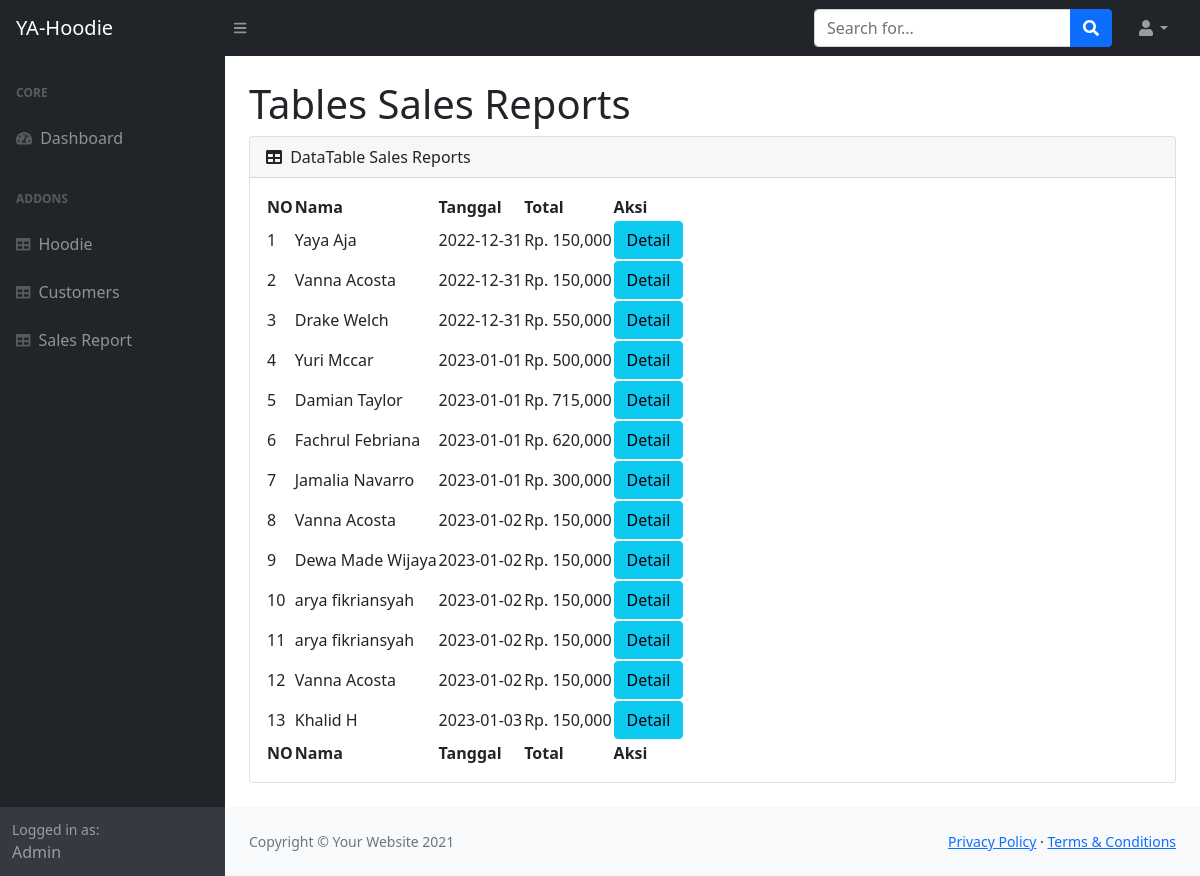
Before: /yahoodie/dataPembelian.php with the older database file.
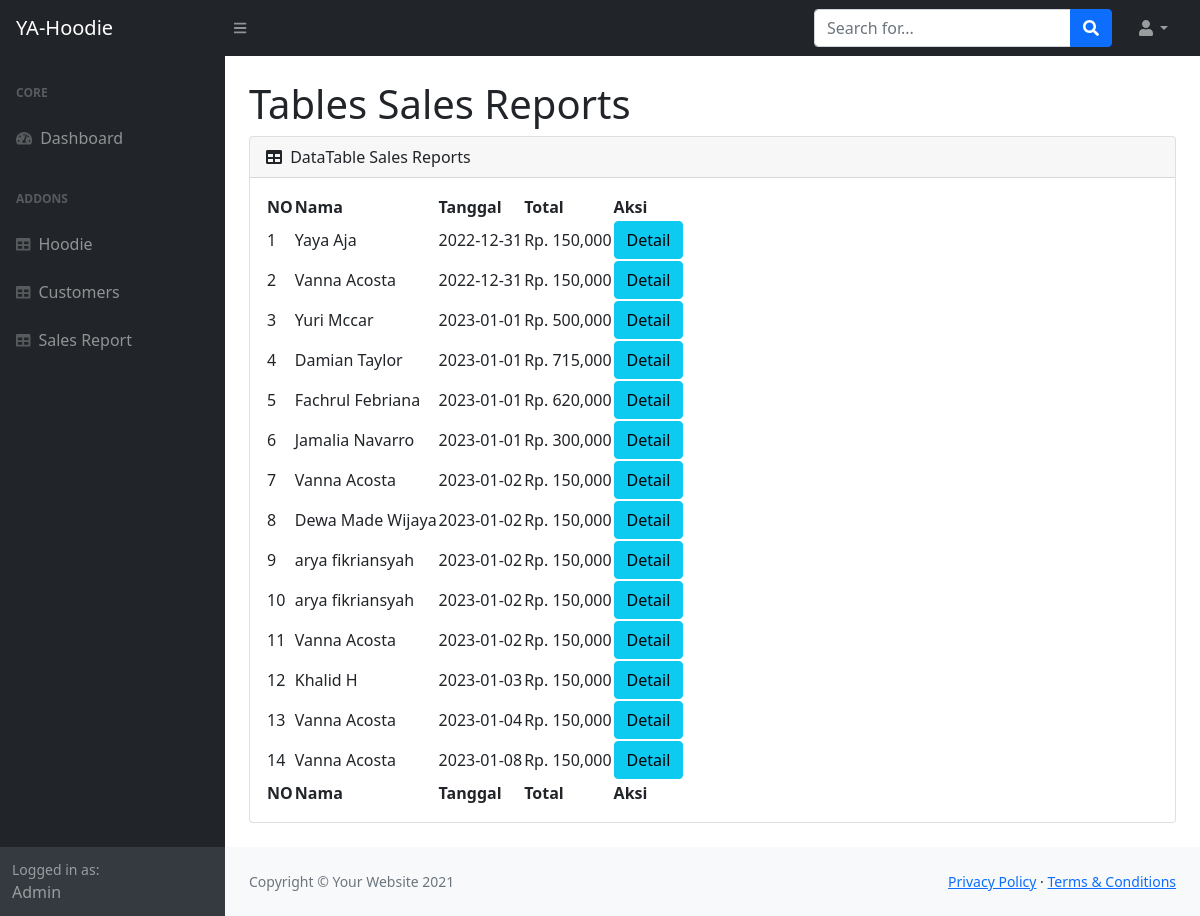
After: the same page with the newer database file.
### tables this page shows
CREATE TABLE `pembelian` (
  `id_pembelian` int NOT NULL,
  `idUser` int NOT NULL,
  `tanggal_pembelian` date NOT NULL,
  `total_pembelian` int NOT NULL,
  `alamat` varchar(255) NOT NULL
);

CREATE TABLE `users` (
  `idUser` int NOT NULL,
  `fullname` varchar(255) NOT NULL,
  `username` varchar(255) NOT NULL,
  `password` varchar(255) NOT NULL
);

### yahoodie/dataPembelian.php (the view, shortened to what this page needs)
<!DOCTYPE html>
<html lang="en">
    <head>
        <link href="https://cdn.jsdelivr.net/npm/simple-datatables@latest/dist/style.css" rel="stylesheet" />
        <link href="css/styles-sb-admin.css" rel="stylesheet" />
    </head>
    <body>
        <nav class="sb-topnav navbar navbar-expand navbar-dark bg-dark">
            <a class="navbar-brand ps-3" href="dashboardAd">YA-Hoodie</a>
            <button class="btn btn-link btn-sm order-1 order-lg-0 me-4 me-lg-0" id="sidebarToggle" href="#!"><i class="fas fa-bars"></i></button>
            <form class="d-none d-md-inline-block form-inline ms-auto me-0 me-md-3 my-2 my-md-0">
                <div class="input-group">
                    <input class="form-control" type="text" placeholder="Search for..." aria-label="Search for..." aria-describedby="btnNavbarSearch" />
                    <button class="btn btn-primary" id="btnNavbarSearch" type="button"><i class="fas fa-search"></i></button>
                </div>
            </form>
            <ul class="navbar-nav ms-auto ms-md-0 me-3 me-lg-4">
                <li class="nav-item dropdown">
                    <a class="nav-link dropdown-toggle" id="navbarDropdown" href="#" role="button" data-bs-toggle="dropdown" aria-expanded="false"><i class="fas fa-user fa-fw"></i></a>
                </li>
            </ul>
        </nav>
    <div id="layoutSidenav">
            <div id="layoutSidenav_nav">
                <nav class="sb-sidenav accordion sb-sidenav-dark" id="sidenavAccordion">
                    <div class="sb-sidenav-menu">
                        <div class="nav">
                            <div class="sb-sidenav-menu-heading">Core</div>
                            <a class="nav-link" href="dashboardAd.php">
                                <div class="sb-nav-link-icon"><i class="fas fa-tachometer-alt"></i></div>
                                Dashboard
                            </a>
                            <div class="sb-sidenav-menu-heading">Addons</div>
                            <a class="nav-link" href="dataHoodie.php">
                                <div class="sb-nav-link-icon"><i class="fas fa-table"></i></div>
                                Hoodie
                            </a>
                            <a class="nav-link" href="dataPelanggan.php">
                                <div class="sb-nav-link-icon"><i class="fas fa-table"></i></div>
                                Customers
                            </a>
                            <a class="nav-link" href="dataPembelian.php">
                                <div class="sb-nav-link-icon"><i class="fas fa-table"></i></div>
                                Sales Report
                            </a>
                        </div>
                    </div>
                    <div class="sb-sidenav-footer">
                        <div class="small">Logged in as:</div>
                        Admin
                    </div>
                </nav>
            </div>
            <div id="layoutSidenav_content">
                <main>
                    <div class="container-fluid px-4">
                    <h1 class="mt-4">Tables Sales Reports</h1>
                        <div class="card mb-4">
                            <div class="card-header">
                                <i class="fas fa-table me-1"></i>
                                DataTable Sales Reports
                            </div>
                                <div class="card-body">
                                    <table id="datatablesSimple">
                                        <thead>
                                            <tr>
                                                <th>NO</th>
                                                <th>Nama</th>
                                                <th>Tanggal</th>
                                                <th>Total</th>
                                                <th>Aksi</th>
                                            </tr>
                                        </thead>
                                        <tfoot>
                                            <tr>
                                                <th>NO</th>
                                                <th>Nama</th>
                                                <th>Tanggal</th>
                                                <th>Total</th>
                                                <th>Aksi</th>
                                            </tr>
                                        </tfoot>
                                        <tbody>
                                            <?php
                                                $nomor = 1;
                                                include 'db.php';
                                                $hasil = mysqli_query($mysqli, "SELECT * FROM pembelian JOIN users ON pembelian.idUser=users.idUser");
                                                while ($pecah = $hasil->fetch_assoc()) {
                                            ?>
                                            <tr>
                                                <td><?php echo $nomor; ?></td>
                                                <td><?php echo $pecah['fullname']; ?></td>
                                                <td><?php echo $pecah['tanggal_pembelian']; ?></td>
                                                <td>Rp. <?php echo number_format($pecah['total_pembelian']);?></td>
                                                <td>
                                                    <a class="btn btn-info" href="detailadmin.php?halaman=detail&id=<?php echo $pecah['id_pembelian'];?>">Detail</a>
                                                </td>
                                            </tr>
                                            <?php $nomor++;?>
                                            <?php } ?>
                                        </tbody>
                                    </table>
                                </div>
                        </div>
                </main>
                <footer class="py-4 bg-light mt-auto">
                    <div class="container-fluid px-4">
                        <div class="d-flex align-items-center justify-content-between small">
                            <div class="text-muted">Copyright &copy; Your Website 2021</div>
                            <div>
                                <a href="#">Privacy Policy</a>
                                &middot;
                                <a href="#">Terms &amp; Conditions</a>
                            </div>
                        </div>
                    </div>
                </footer>
            </div>
        </div>
    </body>
</html>

Changed rows visible on the page:
removed pembelian: idUser.fullname "Drake Welch", tanggal_pembelian "2022-12-31", total_pembelian "550,000"
added pembelian: idUser.fullname "Vanna Acosta", tanggal_pembelian "2023-01-04", total_pembelian "150,000"
added pembelian: idUser.fullname "Vanna Acosta", tanggal_pembelian "2023-01-08", total_pembelian "150,000"
